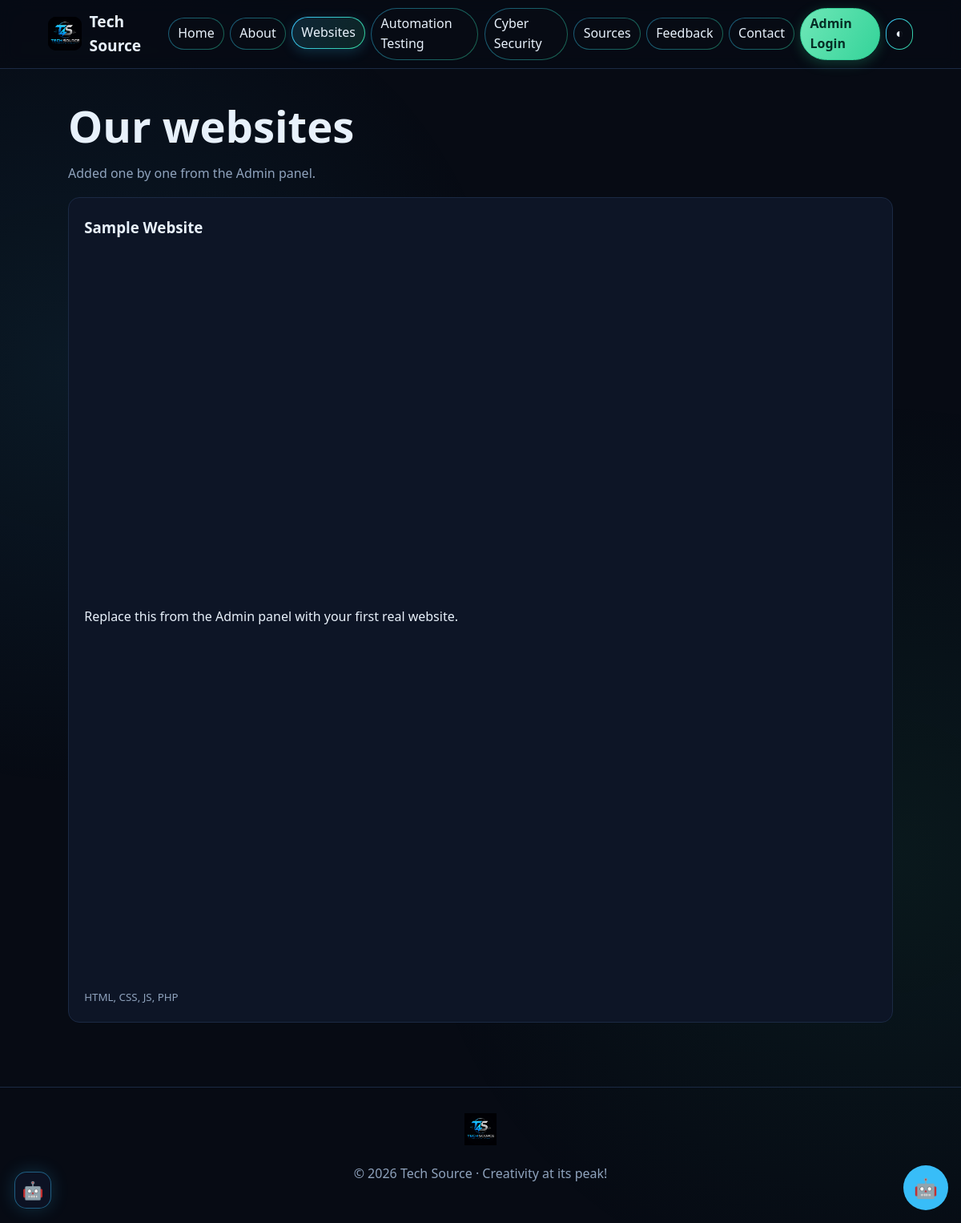
/products.php, run on the app's committed database.
### tables this page shows
CREATE TABLE products(id INT AUTO_INCREMENT PRIMARY KEY,title VARCHAR(150),description TEXT,url VARCHAR(255),tech VARCHAR(255),created_at TIMESTAMP DEFAULT CURRENT_TIMESTAMP);

### config.php (called while the page is built, shortened)
<?php
$pdo=new PDO('mysql:host='.DB_HOST.';dbname='.DB_NAME.';charset=utf8mb4',DB_USER,DB_PASS,[PDO::ATTR_ERRMODE=>PDO::ERRMODE_EXCEPTION,PDO::ATTR_DEFAULT_FETCH_MODE=>PDO::FETCH_ASSOC]);
function e($s){return htmlspecialchars((string)$s,ENT_QUOTES,'UTF-8');}
function rows($t){global $pdo;return $pdo->query("SELECT * FROM `$t` ORDER BY id DESC")->fetchAll();}

### products.php (the view)
<?php $page='products';$title='Websites';include 'header.php';$all=rows('products');?>
<section class="wrap"><h1>Our websites</h1><p class="lead">Added one by one from the Admin panel.</p>
<div class="grid"><?php foreach($all as $p):?><article class="card website-card product-card"><h3><?=e($p['title'])?></h3><p class="product-description" tabindex="0"><?=e($p['description'])?></p><small><?=e($p['tech'])?></small>
<?php if($p['url']&&$p['url']!='#'):?><a class="btn sm" target="_blank" rel="noopener" href="<?=e($p['url'])?>">Visit site</a><?php endif;?></article><?php endforeach;?></div></section>
<?php include 'footer.php';?>

### style.css (style rules this page uses)
:root { --bg:#070b14;--bg2:#0d1526;--tx:#e8f1fb;--mut:#8fa3bd;--ac:#38bdf8;--ac2:#0ea5e9;--bd:#1b2a44 }
* { box-sizing:border-box }
html { scroll-behavior:smooth }
body { margin:0;font:16px/1.6 "Trebuchet MS",Segoe UI,sans-serif;background:var(--bg);color:var(--tx);transition:background .3s,color .3s;position:relative;isolation:isolate }
body::before { content:"";position:fixed;inset:0;z-index:-1;pointer-events:none;background:radial-gradient(ellipse at 8% 30%,color-mix(in srgb,#38bdf8 8%,transparent),transparent 35%),radial-gradient(ellipse at 92% 70%,color-mix(in srgb,#34d399 7%,transparent),transparent 38%);animation:ambientGlow 12s ease-in-out infinite alternate }
h1 { font-size:clamp(2rem,5vw,3.4rem);line-height:1.1;margin:.2em 0 }
.website-card { display:flex;flex-direction:column;align-items:stretch;justify-content:space-between;gap:1rem;min-height:0;aspect-ratio:1 }
.website-card h3 { margin:0;overflow-wrap:anywhere }
.product-card { min-width:0 }
.product-description { max-height:4.8em;overflow-y:auto;overscroll-behavior:contain;scrollbar-color:var(--ac) var(--bg2);scrollbar-width:thin }
.wrap { padding:2rem 5%;max-width:1150px;margin:auto }
.lead { color:var(--mut);max-width:42rem }
.grid { display:grid;grid-template-columns:repeat(auto-fit,minmax(240px,1fr));gap:1.2rem }
.card { background:var(--bg2);border:1px solid var(--bd);border-radius:14px;padding:1.2rem;transition:transform .25s,border-color .25s,box-shadow .25s }
.card small { color:var(--mut) }
.card h3 { margin:.2rem 0 .4rem }

### data on the page
products: title "Sample Website", description "Replace this from the Admin panel with your first real website.", tech "HTML, CSS, JS, PHP"

### other printed values
$l "Home"
$l "About"
$l "Websites"
$l "Automation Testing"
$l "Cyber Security"
$l "Sources"
$l "Feedback"
$l "Contact"
